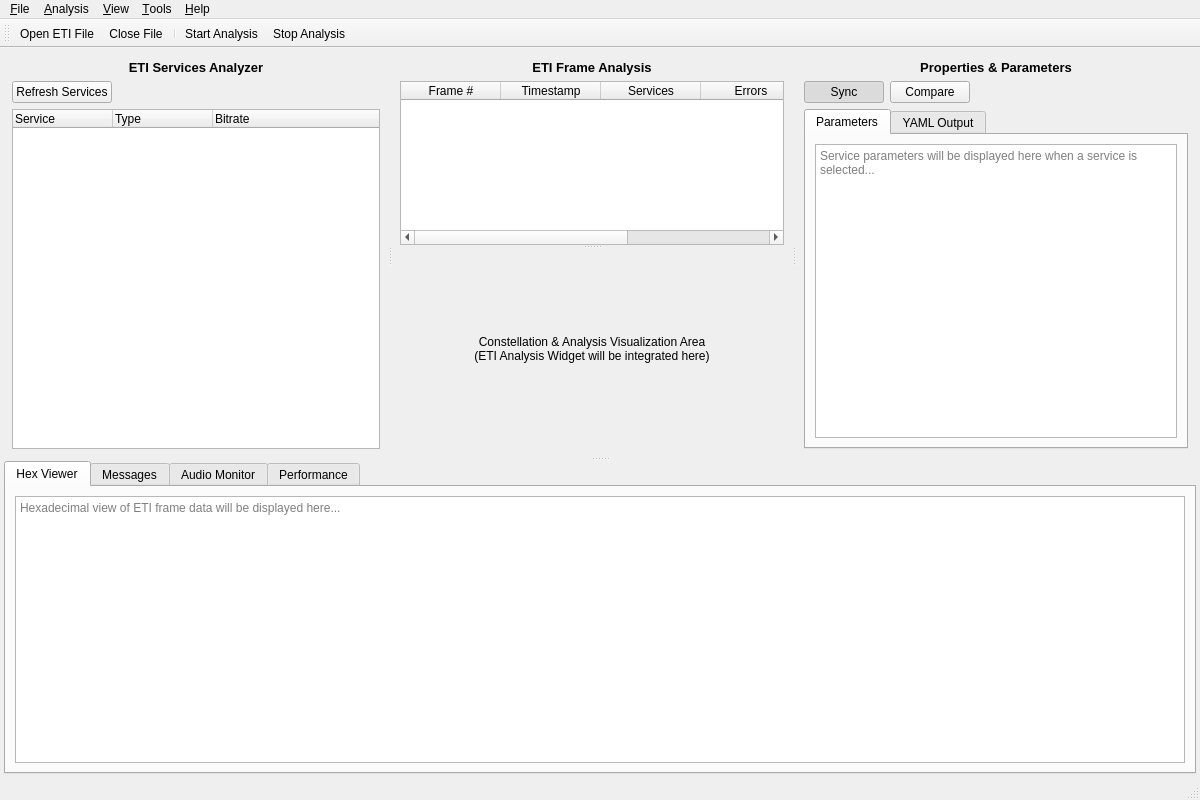
<?xml version="1.0" encoding="UTF-8" ?>
<ui version="4.0">
 <class>MainWindow</class>
 <widget class="QMainWindow" name="MainWindow">
  <property name="geometry">
   <rect>
    <x>0</x>
    <y>0</y>
    <width>1200</width>
    <height>800</height>
   </rect>
  </property>
  <property name="windowTitle">
   <string>StreamDAB Stream Analyzer</string>
  </property>
  <property name="windowIcon">
   <iconset>
    <normaloff
                >:/icons/application.png</normaloff>:/icons/application.png</iconset>
  </property>
  <widget class="QWidget" name="centralwidget">
   <layout class="QVBoxLayout" name="centralLayout">
    <property name="spacing">
     <number>0</number>
    </property>
    <property name="leftMargin">
     <number>4</number>
    </property>
    <property name="topMargin">
     <number>4</number>
    </property>
    <property name="rightMargin">
     <number>4</number>
    </property>
    <property name="bottomMargin">
     <number>4</number>
    </property>
    <item>
     <widget class="QSplitter" name="verticalSplitter">
      <property name="orientation">
       <enum>Qt::Vertical</enum>
      </property>
      <widget class="QSplitter" name="horizontalSplitter">
       <property name="orientation">
        <enum>Qt::Horizontal</enum>
       </property>
       <property name="handleWidth">
        <number>4</number>
       </property>
       <widget class="QWidget" name="explorerPanel">
        <property name="minimumSize">
         <size>
          <width>300</width>
          <height>0</height>
         </size>
        </property>
        <property name="maximumSize">
         <size>
          <width>500</width>
          <height>16777215</height>
         </size>
        </property>
        <layout class="QVBoxLayout" name="explorerLayout">
         <property name="spacing">
          <number>6</number>
         </property>
         <property name="leftMargin">
          <number>8</number>
         </property>
         <property name="topMargin">
          <number>8</number>
         </property>
         <property name="rightMargin">
          <number>8</number>
         </property>
         <property name="bottomMargin">
          <number>8</number>
         </property>
         <item>
          <widget class="QLabel" name="explorerTitle">
           <property name="font">
            <font>
             <family>Segoe UI</family>
             <pointsize>10</pointsize>
             <bold>true</bold>
            </font>
           </property>
           <property name="text">
            <string>ETI Services Analyzer</string>
           </property>
           <property name="alignment">
            <set>Qt::AlignCenter</set>
           </property>
          </widget>
         </item>
         <item>
          <layout class="QHBoxLayout" name="explorerButtonLayout">
           <item>
            <widget class="QPushButton" name="refreshServicesBtn">
             <property name="text">
              <string>Refresh Services</string>
             </property>
            </widget>
           </item>
           <item>
            <spacer name="explorerButtonSpacer">
             <property name="orientation">
              <enum>Qt::Horizontal</enum>
             </property>
             <property name="sizeHint" stdset="0">
              <size>
               <width>40</width>
               <height>20</height>
              </size>
             </property>
            </spacer>
           </item>
          </layout>
         </item>
         <item>
          <widget class="QTreeWidget" name="serviceTreeWidget">
           <property name="alternatingRowColors">
            <bool>true</bool>
           </property>
           <column>
            <property name="text">
             <string>Service</string>
            </property>
           </column>
           <column>
            <property name="text">
             <string>Type</string>
            </property>
           </column>
           <column>
            <property name="text">
             <string>Bitrate</string>
            </property>
           </column>
          </widget>
         </item>
        </layout>
       </widget>
       <widget class="QWidget" name="mainContentArea">
        <property name="minimumSize">
         <size>
          <width>400</width>
          <height>0</height>
         </size>
        </property>
        <layout class="QVBoxLayout" name="mainContentLayout">
         <property name="spacing">
          <number>6</number>
         </property>
         <property name="leftMargin">
          <number>8</number>
         </property>
         <property name="topMargin">
          <number>8</number>
         </property>
         <property name="rightMargin">
          <number>8</number>
         </property>
         <property name="bottomMargin">
          <number>8</number>
         </property>
         <item>
          <widget class="QLabel" name="mainContentTitle">
           <property name="font">
            <font>
             <family>Segoe UI</family>
             <pointsize>10</pointsize>
             <bold>true</bold>
            </font>
           </property>
           <property name="text">
            <string>ETI Frame Analysis</string>
           </property>
           <property name="alignment">
            <set>Qt::AlignCenter</set>
           </property>
          </widget>
         </item>
         <item>
          <widget class="QSplitter" name="contentSplitter">
           <property name="orientation">
            <enum>Qt::Vertical</enum>
           </property>
           <widget class="QTableWidget" name="frameListTable">
            <property name="alternatingRowColors">
             <bool>true</bool>
            </property>
            <property name="selectionBehavior">
             <enum>QAbstractItemView::SelectRows</enum>
            </property>
            <property name="sortingEnabled">
             <bool>true</bool>
            </property>
            <column>
             <property name="text">
              <string>Frame #</string>
             </property>
            </column>
            <column>
             <property name="text">
              <string>Timestamp</string>
             </property>
            </column>
            <column>
             <property name="text">
              <string>Services</string>
             </property>
            </column>
            <column>
             <property name="text">
              <string>Errors</string>
             </property>
            </column>
            <column>
             <property name="text">
              <string>Size</string>
             </property>
            </column>
           </widget>
           <widget class="QWidget" name="visualizationArea">
            <property name="minimumSize">
             <size>
              <width>0</width>
              <height>200</height>
             </size>
            </property>
            <layout class="QHBoxLayout" name="visualizationLayout">
             <item>
              <widget class="QLabel" name="visualizationPlaceholder">
               <property name="text">
                <string>Constellation &amp; Analysis Visualization Area
(ETI Analysis Widget will be integrated here)</string>
               </property>
               <property name="alignment">
                <set>Qt::AlignCenter</set>
               </property>
              </widget>
             </item>
            </layout>
           </widget>
          </widget>
         </item>
        </layout>
       </widget>
       <widget class="QWidget" name="propertiesPanel">
        <property name="minimumSize">
         <size>
          <width>280</width>
          <height>0</height>
         </size>
        </property>
        <property name="maximumSize">
         <size>
          <width>400</width>
          <height>16777215</height>
         </size>
        </property>
        <layout class="QVBoxLayout" name="propertiesLayout">
         <property name="spacing">
          <number>6</number>
         </property>
         <property name="leftMargin">
          <number>8</number>
         </property>
         <property name="topMargin">
          <number>8</number>
         </property>
         <property name="rightMargin">
          <number>8</number>
         </property>
         <property name="bottomMargin">
          <number>8</number>
         </property>
         <item>
          <widget class="QLabel" name="propertiesTitle">
           <property name="font">
            <font>
             <family>Segoe UI</family>
             <pointsize>10</pointsize>
             <bold>true</bold>
            </font>
           </property>
           <property name="text">
            <string>Properties &amp; Parameters</string>
           </property>
           <property name="alignment">
            <set>Qt::AlignCenter</set>
           </property>
          </widget>
         </item>
         <item>
          <layout class="QHBoxLayout" name="propertiesModeLayout">
           <item>
            <widget class="QPushButton" name="syncModeBtn">
             <property name="text">
              <string>Sync</string>
             </property>
             <property name="checkable">
              <bool>true</bool>
             </property>
             <property name="checked">
              <bool>true</bool>
             </property>
            </widget>
           </item>
           <item>
            <widget class="QPushButton" name="compareModeBtn">
             <property name="text">
              <string>Compare</string>
             </property>
             <property name="checkable">
              <bool>true</bool>
             </property>
            </widget>
           </item>
           <item>
            <spacer name="propertiesModespacer">
             <property name="orientation">
              <enum>Qt::Horizontal</enum>
             </property>
             <property name="sizeHint" stdset="0">
              <size>
               <width>40</width>
               <height>20</height>
              </size>
             </property>
            </spacer>
           </item>
          </layout>
         </item>
         <item>
          <widget class="QTabWidget" name="propertiesTabs">
           <property name="currentIndex">
            <number>0</number>
           </property>
           <widget class="QWidget" name="parametersTab">
            <attribute name="title">
             <string>Parameters</string>
            </attribute>
            <layout class="QVBoxLayout" name="parametersTabLayout">
             <item>
              <widget class="QTextEdit" name="parametersText">
               <property name="readOnly">
                <bool>true</bool>
               </property>
               <property name="placeholderText">
                <string
                                                                >Service parameters will be displayed here when a service is selected...</string>
               </property>
              </widget>
             </item>
            </layout>
           </widget>
           <widget class="QWidget" name="yamlTab">
            <attribute name="title">
             <string>YAML Output</string>
            </attribute>
            <layout class="QVBoxLayout" name="yamlTabLayout">
             <item>
              <widget class="QTextEdit" name="yamlOutputText">
               <property name="readOnly">
                <bool>true</bool>
               </property>
               <property name="placeholderText">
                <string>YAML analysis output will be displayed here...</string>
               </property>
              </widget>
             </item>
            </layout>
           </widget>
          </widget>
         </item>
        </layout>
       </widget>
      </widget>
      <widget class="QTabWidget" name="bottomToolTabs">
       <property name="minimumSize">
        <size>
         <width>0</width>
         <height>200</height>
        </size>
       </property>
       <property name="maximumSize">
        <size>
         <width>16777215</width>
         <height>320</height>
        </size>
       </property>
       <property name="currentIndex">
        <number>0</number>
       </property>
       <widget class="QWidget" name="hexViewerTab">
        <attribute name="title">
         <string>Hex Viewer</string>
        </attribute>
        <layout class="QVBoxLayout" name="hexViewerTabLayout">
         <item>
          <widget class="QTextEdit" name="hexViewer">
           <property name="readOnly">
            <bool>true</bool>
           </property>
           <property name="placeholderText">
            <string
                                                >Hexadecimal view of ETI frame data will be displayed here...</string>
           </property>
          </widget>
         </item>
        </layout>
       </widget>
       <widget class="QWidget" name="messagesTab">
        <attribute name="title">
         <string>Messages</string>
        </attribute>
        <layout class="QVBoxLayout" name="messagesTabLayout">
         <item>
          <widget class="QTextEdit" name="messagesLog">
           <property name="readOnly">
            <bool>true</bool>
           </property>
           <property name="placeholderText">
            <string
                                                >ETSI compliance messages and alerts will be displayed here...</string>
           </property>
          </widget>
         </item>
        </layout>
       </widget>
       <widget class="QWidget" name="audioMonitorTab">
        <attribute name="title">
         <string>Audio Monitor</string>
        </attribute>
        <layout class="QVBoxLayout" name="audioMonitorTabLayout">
         <item>
          <widget class="QLabel" name="audioMonitorPlaceholder">
           <property name="text">
            <string>Professional Audio Monitoring Widget
(Level meters, quality indicators, DAB+ audio analysis)</string>
           </property>
           <property name="alignment">
            <set>Qt::AlignCenter</set>
           </property>
          </widget>
         </item>
        </layout>
       </widget>
       <widget class="QWidget" name="performanceTab">
        <attribute name="title">
         <string>Performance</string>
        </attribute>
        <layout class="QVBoxLayout" name="performanceTabLayout">
         <item>
          <widget class="QLabel" name="performancePlaceholder">
           <property name="text">
            <string>Performance Dashboard
(Real-time metrics, FPS counter, memory usage, processing statistics)</string>
           </property>
           <property name="alignment">
            <set>Qt::AlignCenter</set>
           </property>
          </widget>
         </item>
        </layout>
       </widget>
      </widget>
     </widget>
    </item>
   </layout>
  </widget>
  <widget class="QMenuBar" name="menubar">
   <property name="geometry">
    <rect>
     <x>0</x>
     <y>0</y>
     <width>1200</width>
     <height>22</height>
    </rect>
   </property>
   <widget class="QMenu" name="fileMenu">
    <property name="title">
     <string>&amp;File</string>
    </property>
    <addaction name="openFileAction" />
    <addaction name="closeFileAction" />
    <addaction name="separator" />
    <addaction name="exitAction" />
   </widget>
   <widget class="QMenu" name="analysisMenu">
    <property name="title">
     <string>&amp;Analysis</string>
    </property>
    <addaction name="startAnalysisAction" />
    <addaction name="stopAnalysisAction" />
   </widget>
   <widget class="QMenu" name="viewMenu">
    <property name="title">
     <string>&amp;View</string>
    </property>
    <addaction name="fullScreenAction" />
    <addaction name="resetLayoutAction" />
   </widget>
   <widget class="QMenu" name="toolsMenu">
    <property name="title">
     <string>&amp;Tools</string>
    </property>
    <addaction name="settingsAction" />
   </widget>
   <widget class="QMenu" name="helpMenu">
    <property name="title">
     <string>&amp;Help</string>
    </property>
    <addaction name="aboutAction" />
   </widget>
   <addaction name="fileMenu" />
   <addaction name="analysisMenu" />
   <addaction name="viewMenu" />
   <addaction name="toolsMenu" />
   <addaction name="helpMenu" />
  </widget>
  <widget class="QStatusBar" name="statusbar" />
  <widget class="QToolBar" name="mainToolBar">
   <property name="windowTitle">
    <string>toolBar</string>
   </property>
   <attribute name="toolBarArea">
    <enum>TopToolBarArea</enum>
   </attribute>
   <attribute name="toolBarBreak">
    <bool>false</bool>
   </attribute>
   <addaction name="openFileAction" />
   <addaction name="closeFileAction" />
   <addaction name="separator" />
   <addaction name="startAnalysisAction" />
   <addaction name="stopAnalysisAction" />
  </widget>
  <action name="openFileAction">
   <property name="text">
    <string>&amp;Open ETI File</string>
   </property>
   <property name="shortcut">
    <string>Ctrl+O</string>
   </property>
  </action>
  <action name="closeFileAction">
   <property name="text">
    <string>&amp;Close File</string>
   </property>
   <property name="shortcut">
    <string>Ctrl+W</string>
   </property>
  </action>
  <action name="exitAction">
   <property name="text">
    <string>E&amp;xit</string>
   </property>
   <property name="shortcut">
    <string>Ctrl+Q</string>
   </property>
  </action>
  <action name="startAnalysisAction">
   <property name="text">
    <string>&amp;Start Analysis</string>
   </property>
   <property name="shortcut">
    <string>F5</string>
   </property>
  </action>
  <action name="stopAnalysisAction">
   <property name="text">
    <string>St&amp;op Analysis</string>
   </property>
   <property name="shortcut">
    <string>Ctrl+F6</string>
   </property>
  </action>
  <action name="settingsAction">
   <property name="text">
    <string>&amp;Settings</string>
   </property>
   <property name="shortcut">
    <string>Ctrl+P</string>
   </property>
  </action>
  <action name="aboutAction">
   <property name="text">
    <string>&amp;About</string>
   </property>
   <property name="shortcut">
    <string>F1</string>
   </property>
  </action>
  <action name="fullScreenAction">
   <property name="text">
    <string>&amp;Full Screen</string>
   </property>
   <property name="shortcut">
    <string>F11</string>
   </property>
  </action>
  <action name="resetLayoutAction">
   <property name="text">
    <string>&amp;Reset Layout</string>
   </property>
   <property name="shortcut">
    <string>Ctrl+R</string>
   </property>
  </action>
 </widget>
 <resources />
 <connections />
</ui>
